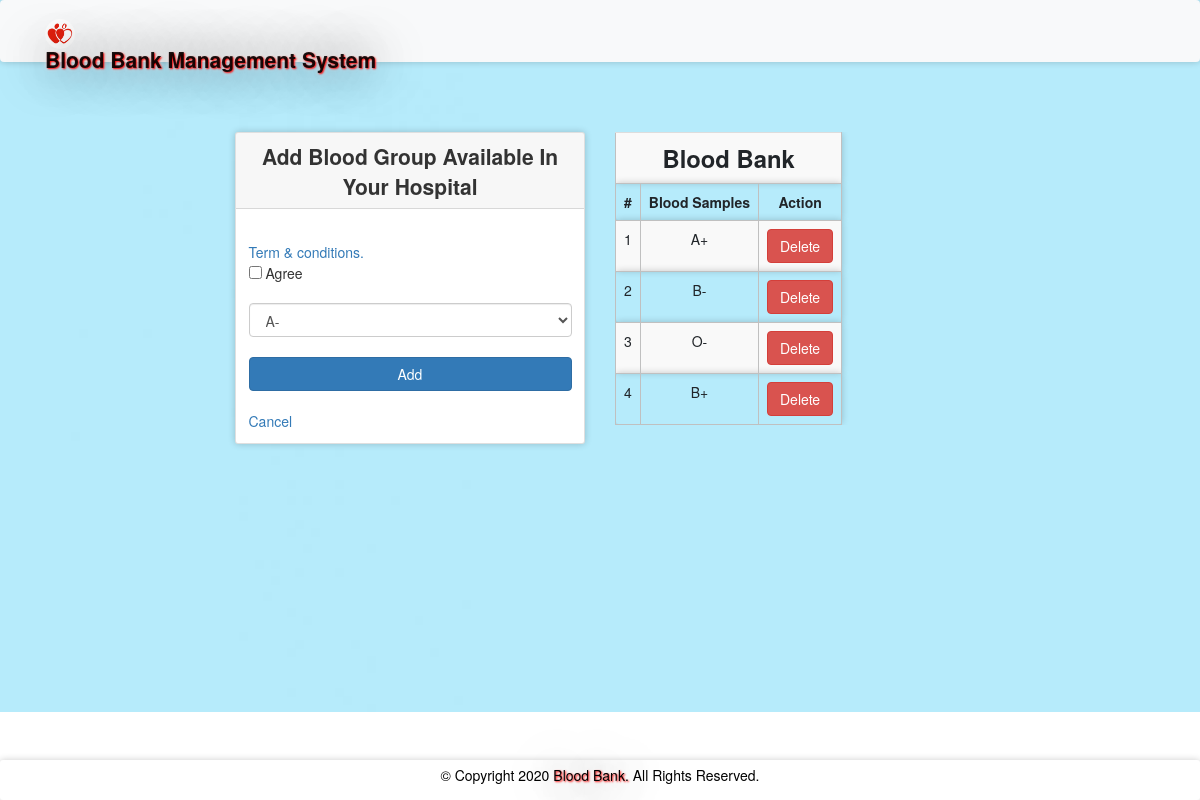
/bloodinfo.php (signed in), run on the app's committed database.
### tables this page shows
CREATE TABLE `bloodinfo` (
  `bid` int(11) NOT NULL,
  `hid` int(11) NOT NULL,
  `bg` varchar(10) NOT NULL
);

### message.php (called while the page is built, shortened)
<?php $counter=0; if(isset($_GET['msg'])) { ?>
	<div class="col-5 alert alert alert-success alert-dismissible fade show card" id="message">
		<button type="button" class="close" data-dismiss="alert" title="close">&times;</button><?php echo $_GET['msg'];?>
	</div>
<?php }?>

### bloodinfo.php (the view, shortened to what this page needs)
<?php
  require 'file/connection.php';
  if(!isset($_SESSION['hid']))
  {
  header('location:login.php');
  }
  else {
?>
<!DOCTYPE html>
<html>
<?php require 'head.php'; ?>
<body>
  <?php require 'header.php'; ?>
    <div class="container cont">
      <?php require 'message.php'; ?>
      <div class="row justify-content-center">
         <div class="col-lg-4 col-md-5 col-sm-6 col-xs-7 mb-5">
          <div class="card">
            <div class="card-header title">Add blood group available in your hospital</div>
        <div class="card-body">
        <form action="file/infoAdd.php" method="post">
          <a data-toggle="collapse" href="#collapseExample" role="button" aria-expanded="false" aria-controls="collapseExample" title="click to see">Term & conditions. </a><br>
          <input type="checkbox" name="condition" value="agree" required> Agree<br><br>
          <select class="form-control" name="bg" required="">
                <option>A-</option>
          </select><br>
          <input type="submit" name="add" value="Add" class="btn btn-primary btn-block"><br>
          <a href="hospitalpage.html" class="text-centre" >Cancel</a><br>
        </form>
         </div>
       </div>
     </div>
<?php   if(isset($_SESSION['hid'])){
    $hid=$_SESSION['hid'];
    $sql = "select * from bloodinfo where hid='$hid'";
    $result = mysqli_query($conn, $sql);
  }
  ?>
    <div class="col-lg-4 col-md-5 col-sm-6 col-xs-7 mb-5">
          <table class="table table-striped table-responsive">
            <th colspan="4" class="title">Blood Bank</th>
            <tr>
              <th>#</th>
              <th>Blood Samples</th>
              <th>Action</th>
            </tr>
            <?php while($row = mysqli_fetch_array($result)) { ?>
            <tr>
              <td><?php echo ++$counter; ?></td>
              <td><?php echo $row['bg'];?></td>
              <td><a href="file/delete.php?bid=<?php echo $row['bid'];?>" class="btn btn-danger">Delete</a></td>
            </tr>
            <?php } ?>
          </table>
      </div>
   </div>
</div>
<?php require 'footer.php' ?>
</body>
<?php } ?>

### css/style.css (style rules this page uses)
.cont { padding-top: 40px; text-align: justify; font-size: 1em; }
.card ,nav, .footer,tr,video { border-radius: 3px; transition: all 200ms ease-out; box-shadow: 0px 0px 7px rgba(0, 0, 0, 0.2); }
tr,th,td { border:0.1px solid silver; text-align: center; }
.title { font-weight: bold; font-size: 1.7em; text-transform: capitalize; text-align: center; }
.card-header { font-weight: bolder; font-size: 1.5em; }
form { padding-top: 20px; }
a:link { text-decoration: none; }

### bloodinfo.php (style rules this page uses)
body { background: url(image/p1.jpg) no-repeat center; background-size: cover; min-height: 0; height: 100%; }

### data on the page
bloodinfo: bg "A+"
bloodinfo: bg "B-"
bloodinfo: bg "O-"
bloodinfo: bg "B+"
